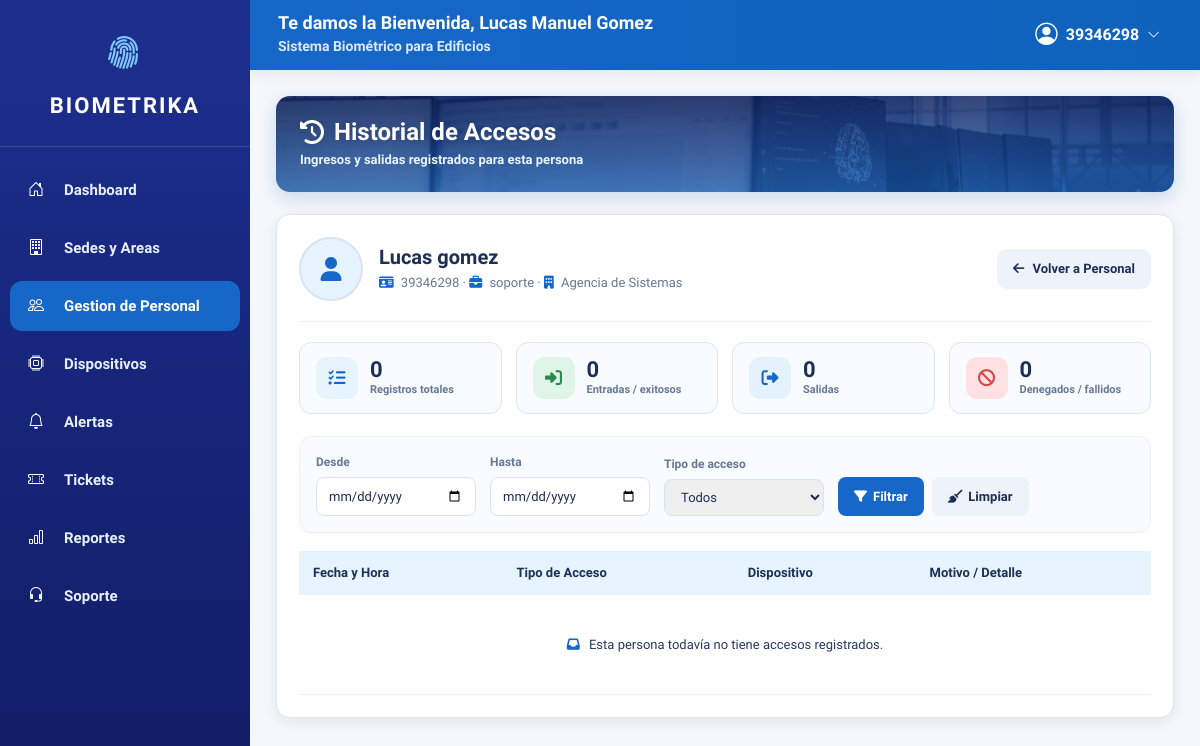
Page /personal/historial/26/ (signed in) on the committed database.
### personal/models.py (models this page shows, shortened)
class Persona(models.Model):
    TIPO_DOCUMENTO = [
        ('CC', 'Cédula'),
        ('CE', 'Cédula Extranjería'),
        ('PAS', 'Pasaporte'),
    ]
    TIPO_PERSONA = [
        ('RES', 'Residente'),
        ('VIS', 'Visitante'),
        ('EMP', 'Empleado'),
        ('ADM', 'Administrador'),
    ]
    AREA_CHOICES = [
        ('ti', 'TI'),
        ('rh', 'RH'),
        ('finanzas', 'Finanzas'),
        ('operaciones', 'Operaciones'),
        ('marketing', 'Marketing'),
        ('ventas', 'Ventas'),
    ]
    TIPO_SEDE = [
        ('sede', 'Sede Principal'),
        ('oficina', 'Oficina'),
        ('area', 'Área Específica'),
    ]
    DISPOSITIVO_BIOMETRICO = [
        ('huella', 'Huella'),
        ('tarjeta', 'Tarjeta'),
        ('pin', 'PIN'),
    ]
    NIVEL_SEGURIDAD = [
        ('bajo', 'Bajo'),
        ('medio', 'Medio'),
        ('alto', 'Alto'),
    ]
    usuario = models.OneToOneField(User, on_delete=models.CASCADE, null=True, blank=True)
    tipo_documento = models.CharField(max_length=3, choices=TIPO_DOCUMENTO)
    numero_documento = models.CharField(max_length=20, unique=True)
    nombres = models.CharField(max_length=100)
    apellidos = models.CharField(max_length=100)
    tipo_persona = models.CharField(max_length=3, choices=TIPO_PERSONA)
    email = models.EmailField()
    telefono = models.CharField(max_length=15)
    direccion = models.TextField()
    foto = models.ImageField(upload_to='fotos/', null=True, blank=True)
    cargo = models.CharField(max_length=100, null=True, blank=True)
    area = models.CharField(max_length=50, choices=AREA_CHOICES, null=True, blank=True)
    tipo_sede = models.CharField(max_length=20, choices=TIPO_SEDE, default='sede')
    nombre_sede = models.CharField(max_length=100, default='Sede Central')
    dispositivo_biometrico = models.CharField(max_length=20, choices=DISPOSITIVO_BIOMETRICO, default='huella')
    credencial_biometrica = models.CharField(max_length=200, blank=True)
    nivel_seguridad = models.CharField(max_length=20, choices=NIVEL_SEGURIDAD, default='medio')
    metodo_adicional = models.JSONField(null=True, blank=True, verbose_name='Método de Autenticación Adicional')
    fecha_registro = models.DateTimeField(auto_now_add=True)
    activo = models.BooleanField(default=True)
    @property
    def nombre_completo(self):
        return f"{self.nombres} {self.apellidos}"
    class Meta:
        verbose_name_plural = "Personas"

### personal/views.py (the view)
# urls.py: path('historial/<int:persona_id>/', views.historial_persona, name='historial'),
@login_required
def historial_persona(request, persona_id):
    persona = get_object_or_404(Persona, id=persona_id)
    registros = RegistroAcceso.objects.filter(
        persona=persona
    ).select_related('dispositivo').order_by('-fecha_hora')
    fecha_inicio = request.GET.get('fecha_inicio', '')
    fecha_fin = request.GET.get('fecha_fin', '')
    tipo_acceso = request.GET.get('tipo_acceso', '')
    if fecha_inicio:
        try:
            fecha_inicio_dt = datetime.strptime(fecha_inicio, '%Y-%m-%d')
            registros = registros.filter(fecha_hora__date__gte=fecha_inicio_dt)
        except ValueError:
            pass
    if fecha_fin:
        try:
            fecha_fin_dt = datetime.strptime(fecha_fin, '%Y-%m-%d')
            registros = registros.filter(fecha_hora__date__lte=fecha_fin_dt)
        except ValueError:
            pass
    if tipo_acceso:
        registros = registros.filter(tipo_acceso=tipo_acceso)
    tipos_disponibles = (
        RegistroAcceso.objects.filter(persona=persona)
        .order_by('tipo_acceso')
        .values_list('tipo_acceso', flat=True)
        .distinct()
    )
    total = registros.count()
    entradas = registros.filter(tipo_acceso__in=['ENTRADA', 'exitoso']).count()
    salidas = registros.filter(tipo_acceso='SALIDA').count()
    denegados = registros.filter(tipo_acceso__in=['DENEGADO', 'fallido']).count()
    context = {
        'persona': persona,
        'registros': registros,
        'total': total,
        'entradas': entradas,
        'salidas': salidas,
        'denegados': denegados,
        'fecha_inicio': fecha_inicio,
        'fecha_fin': fecha_fin,
        'tipo_acceso': tipo_acceso,
        'tipos_disponibles': tipos_disponibles,
    }
    return render(request, 'personal/historial.html', context)

### templates/personal/historial.html (shortened to what this page needs)
{% extends 'dashboard/base.html' %}
{% load static %}
{% block content %}
<link rel="stylesheet" href="{% static 'css/style_historial.css' %}">
<div class="contenido">
    <header>
        <h1><i class="fa-solid fa-clock-rotate-left"></i> Historial de Accesos</h1>
        <p>Ingresos y salidas registrados para esta persona</p>
    </header>
    <div class="historial-panel">
        <div class="persona-card">
            {% if persona.foto %}
                <img src="{{ persona.foto.url }}" alt="Foto" class="persona-foto">
            {% else %}
                <div class="persona-foto persona-foto-placeholder"><i class="fa-solid fa-user"></i></div>
            {% endif %}
            <div class="persona-info">
                <h2>{{ persona.nombre_completo }}</h2>
                <p>
                    <i class="fa-solid fa-id-card"></i> {{ persona.numero_documento|default:"Sin documento" }}
                    {% if persona.cargo %} &middot; <i class="fa-solid fa-briefcase"></i> {{ persona.cargo }}{% endif %}
                    {% if persona.nombre_sede %} &middot; <i class="fa-solid fa-building"></i> {{ persona.nombre_sede }}{% endif %}
                </p>
            </div>
            <a href="{% url 'personal:lista' %}" class="btn-volver">
                <i class="fa-solid fa-arrow-left"></i> Volver a Personal
            </a>
        </div>
        <div class="resumen-grid">
            <div class="resumen-card">
                <i class="fa-solid fa-list-check"></i>
                <div>
                    <span class="resumen-valor">{{ total }}</span>
                    <span class="resumen-label">Registros totales</span>
                </div>
            </div>
            <div class="resumen-card resumen-entrada">
                <i class="fa-solid fa-right-to-bracket"></i>
                <div>
                    <span class="resumen-valor">{{ entradas }}</span>
                    <span class="resumen-label">Entradas / exitosos</span>
                </div>
            </div>
            <div class="resumen-card resumen-salida">
                <i class="fa-solid fa-right-from-bracket"></i>
                <div>
                    <span class="resumen-valor">{{ salidas }}</span>
                    <span class="resumen-label">Salidas</span>
                </div>
            </div>
            <div class="resumen-card resumen-denegado">
                <i class="fa-solid fa-ban"></i>
                <div>
                    <span class="resumen-valor">{{ denegados }}</span>
                    <span class="resumen-label">Denegados / fallidos</span>
                </div>
            </div>
        </div>
        <form method="GET" class="filtros-historial">
            <div class="filtro-group">
                <label for="fecha_inicio">Desde</label>
                <input type="date" id="fecha_inicio" name="fecha_inicio" value="{{ fecha_inicio }}">
            </div>
            <div class="filtro-group">
                <label for="fecha_fin">Hasta</label>
                <input type="date" id="fecha_fin" name="fecha_fin" value="{{ fecha_fin }}">
            </div>
            <div class="filtro-group">
                <label for="tipo_acceso">Tipo de acceso</label>
                <select id="tipo_acceso" name="tipo_acceso">
                    <option value="">Todos</option>
                </select>
            </div>
            <div class="filtro-botones">
                <button type="submit" class="btn-filtro btn-aplicar">
                    <i class="fa-solid fa-filter"></i> Filtrar
                </button>
                <a href="{% url 'personal:historial' persona.id %}" class="btn-filtro btn-limpiar">
                    <i class="fa-solid fa-broom"></i> Limpiar
                </a>
            </div>
        </form>
        <div class="tabla-container">
            <table id="tablaHistorial">
                <thead>
                    <tr>
                        <th>Fecha y Hora</th>
                        <th>Tipo de Acceso</th>
                        <th>Dispositivo</th>
                        <th>Motivo / Detalle</th>
                    </tr>
                </thead>
                <tbody>
                    {% for registro in registros %}
                    <tr>
                        <td>{{ registro.fecha_hora|date:"d/m/Y H:i:s" }}</td>
                        <td>
                            {% if registro.tipo_acceso == 'ENTRADA' or registro.tipo_acceso == 'exitoso' %}
                                <span class="badge-acceso badge-entrada"><i class="fa-solid fa-right-to-bracket"></i> {{ registro.get_tipo_acceso_display }}</span>
                            {% elif registro.tipo_acceso == 'SALIDA' %}
                                <span class="badge-acceso badge-salida"><i class="fa-solid fa-right-from-bracket"></i> {{ registro.get_tipo_acceso_display }}</span>
                            {% else %}
                                <span class="badge-acceso badge-denegado"><i class="fa-solid fa-ban"></i> {{ registro.get_tipo_acceso_display }}</span>
                            {% endif %}
                        </td>
                        <td>{{ registro.dispositivo.nombre|default:"-" }}</td>
                        <td>{{ registro.motivo_denegado|default:"-" }}</td>
                    </tr>
                    {% empty %}
                    <tr>
                        <td colspan="4" class="sin-registros">
                            <i class="fa-solid fa-inbox"></i> Esta persona todavía no tiene accesos registrados.
                        </td>
                    </tr>
                    {% endfor %}
                </tbody>
            </table>
        </div>
    </div>
</div>
{% endblock %}

### templates/dashboard/base.html (shortened to what this page needs)
{% load static %}
<!DOCTYPE html>
<html lang="es">
<head>
    <link href="https://cdn.jsdelivr.net/npm/bootstrap@5.1.3/dist/css/bootstrap.min.css" rel="stylesheet">
    <link rel="stylesheet" href="https://cdn.jsdelivr.net/npm/bootstrap-icons@1.11.3/font/bootstrap-icons.css">
    <link rel="stylesheet" href="https://cdnjs.cloudflare.com/ajax/libs/font-awesome/6.5.1/css/all.min.css">
    <link rel="stylesheet" href="{% static 'css/style_theme.css' %}">
</head>
<body>
    <div class="layout">
        <aside class="sidebar">
            <div class="logo">
                <i class="bi bi-fingerprint"></i>
                <span>BIOMETRIKA</span>
            </div>
            <nav class="nav flex-column">
                <a class="nav-link {% if request.resolver_match.app_name == 'dashboard' %}active{% endif %}" href="{% url 'dashboard:dashboard' %}">
                    <i class="bi bi-house-door"></i>
                    <span>Dashboard</span>
                </a>
                <a class="nav-link {% if request.resolver_match.app_name == 'sedes' %}active{% endif %}" href="{% url 'sedes:lista' %}">
                    <i class="bi bi-building"></i>
                    <span>Sedes y Areas</span>
                </a>
                <a class="nav-link {% if request.resolver_match.app_name == 'personal' %}active{% endif %}" href="{% url 'personal:lista' %}">
                    <i class="bi bi-people"></i>
                    <span>Gestion de Personal</span>
                </a>
                <a class="nav-link {% if request.resolver_match.app_name == 'dispositivos' %}active{% endif %}" href="{% url 'dispositivos:lista' %}">
                    <i class="bi bi-cpu"></i>
                    <span>Dispositivos</span>
                </a>
                <a class="nav-link {% if request.resolver_match.app_name == 'alertas' %}active{% endif %}" href="{% url 'alertas:lista' %}">
                    <i class="bi bi-bell"></i>
                    <span>Alertas</span>
                </a>
                <a class="nav-link {% if request.resolver_match.app_name == 'tickets' %}active{% endif %}" href="{% url 'tickets:lista' %}">
                    <i class="bi bi-ticket-perforated"></i>
                    <span>Tickets</span>
                </a>
                <a class="nav-link {% if request.resolver_match.app_name == 'reportes' %}active{% endif %}" href="{% url 'reportes:index' %}">
                    <i class="bi bi-bar-chart"></i>
                    <span>Reportes</span>
                </a>
                <a class="nav-link {% if request.resolver_match.app_name == 'soporte' %}active{% endif %}" href="{% url 'soporte:index' %}">
                    <i class="bi bi-headset"></i>
                    <span>Soporte</span>
                </a>
            </nav>
        </aside>
        <main class="main-area">
            <nav class="navbar-custom">
                <div>
                    <h5>Te damos la Bienvenida, {{ user.get_full_name|default:user.username }}</h5>
                    <small>Sistema Biométrico para Edificios</small>
                </div>
                <div class="position-relative">
                    <div class="user-menu d-flex align-items-center" onclick="toggleUserMenu()">
                        <i class="bi bi-person-circle me-2" style="font-size: 1.4rem;"></i>
                        <span>{{ user.username }}</span>
                        <i class="bi bi-chevron-down ms-2" style="font-size: .8rem;"></i>
                    </div>
                </div>
            </nav>
            <div class="main-content">
                {% block content %}
                {% endblock %}
            </div>
        </main>
    </div>
</body>
</html>

### rows in the picture
Persona: nombre_completo "Lucas gomez", numero_documento "39346298", cargo "soporte", nombre_sede "Agencia de Sistemas"

### other values in the picture
{{ user.get_full_name|default:user.username }} "Lucas Manuel Gomez"
{{ user.username }} "39346298"
{{ total }} "0"
{{ entradas }} "0"
{{ salidas }} "0"
{{ denegados }} "0"
